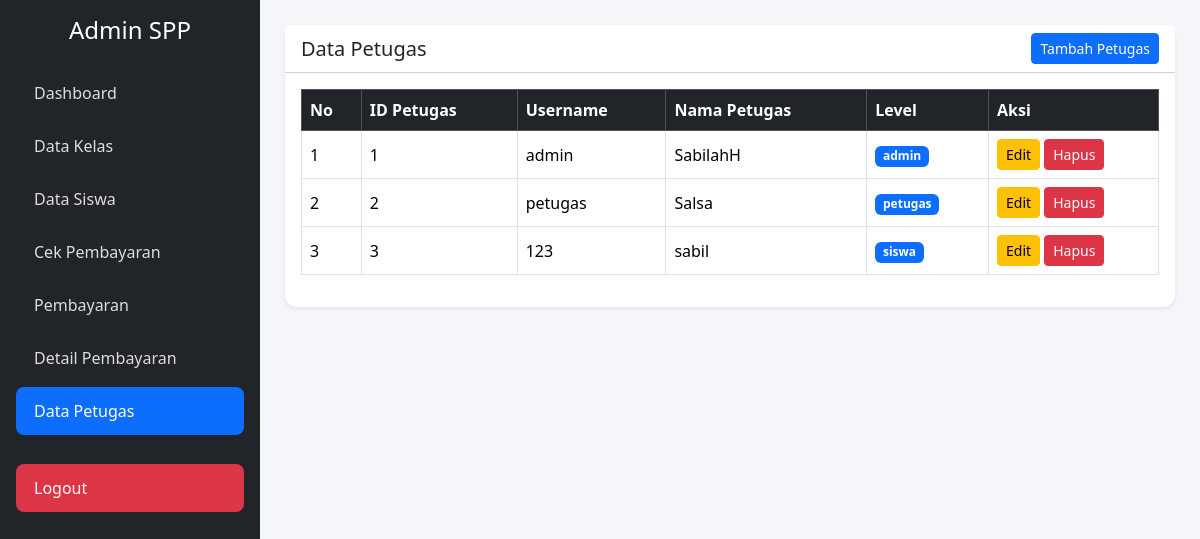
The app's page /spp/admin/data_petugas.php (signed in) with its own data.
### tables this page shows
CREATE TABLE `tb_petugas` (
  `id_petugas` varchar(11) NOT NULL,
  `username` varchar(25) DEFAULT NULL,
  `password` varchar(32) DEFAULT NULL,
  `nama_petugas` varchar(35) DEFAULT NULL,
  `level` enum('admin','petugas','siswa','') DEFAULT NULL
);

### spp/koneksi.php (called while the page is built, shortened)
<?php
function e($text) {
    return htmlspecialchars($text ?? '', ENT_QUOTES, 'UTF-8');
}
?>

### spp/admin/data_petugas.php (the view, shortened to what this page needs)
<?php
require_once __DIR__ . '/../koneksi.php';
require_once __DIR__ . '/cek_akses.php';
include 'header.php';
include 'sidebar.php';
?>
<div class="content">
    <div class="card shadow-sm">
        <div class="card-header bg-white d-flex justify-content-between align-items-center">
            <h5 class="mb-0">Data Petugas</h5>
            <button class="btn btn-primary btn-sm" data-bs-toggle="modal" data-bs-target="#modalTambah">
                Tambah Petugas
            </button>
        </div>
        <div class="card-body table-responsive">
            <table class="table table-bordered table-hover align-middle">
                <thead class="table-dark">
                    <tr>
                        <th>No</th>
                        <th>ID Petugas</th>
                        <th>Username</th>
                        <th>Nama Petugas</th>
                        <th>Level</th>
                        <th width="170">Aksi</th>
                    </tr>
                </thead>
                <tbody>
                    <?php
                    $no = 1;
                    $query = mysqli_query($koneksi, "SELECT * FROM tb_petugas ORDER BY id_petugas ASC");
                    while ($row = mysqli_fetch_assoc($query)) {
                    ?>
                        <tr>
                            <td><?= $no++; ?></td>
                            <td><?= e($row['id_petugas']); ?></td>
                            <td><?= e($row['username']); ?></td>
                            <td><?= e($row['nama_petugas']); ?></td>
                            <td>
                                <span class="badge bg-primary"><?= e($row['level']); ?></span>
                            </td>
                            <td>
                                <button class="btn btn-warning btn-sm" data-bs-toggle="modal" data-bs-target="#modalEdit<?= e($row['id_petugas']); ?>">
                                    Edit
                                </button>
                                <a href="#"
                                   class="btn btn-danger btn-sm btn-hapus"
                                   data-url="data_petugas.php?hapus=<?= e($row['id_petugas']); ?>">
                                    Hapus
                                </a>
                            </td>
                        </tr>
                    <?php } ?>
                </tbody>
            </table>
        </div>
    </div>
</div>
<?php include 'footer.php'; ?>

### spp/admin/header.php (style rules this page uses)
body { background-color: #f4f6f9; }
.content { margin-left: 260px; padding: 25px; }
.card { border: none; border-radius: 12px; }

### records on screen
tb_petugas: id_petugas "1", username "admin", nama_petugas "SabilahH", level "admin"
tb_petugas: id_petugas "2", username "petugas", nama_petugas "Salsa", level "petugas"
tb_petugas: id_petugas "3", username "123", nama_petugas "sabil", level "siswa"
